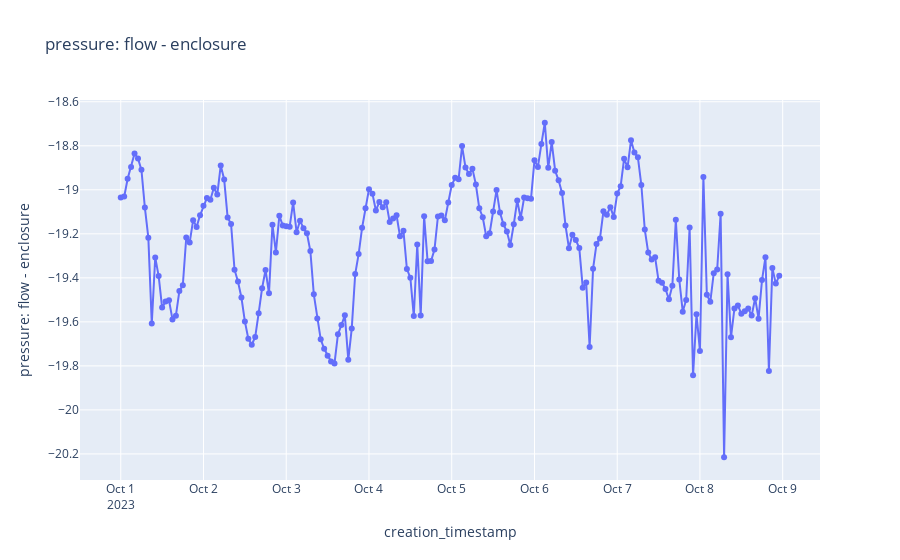

This figure's notebook cell:
### Code cell
# Pressure Delta

col_name = "pressure: flow - enclosure"

df_temp = df_a.with_columns((pl.col("bme280_pressure") - pl.col("enclosure_bme280_pressure")).alias(col_name)) \
.select("creation_timestamp","system_name",col_name).collect()

import plotly.express as px

fig = px.line(df_temp, x="creation_timestamp", y=col_name, markers=True, title = col_name)
fig.show()

### Figure 1 — Plotly figure (JSON) as saved in the notebook; plotly's stock layout.template omitted (floating-point values rounded to 4 significant figures; data arrays with more than 128 entries replaced by an {"elided": "..."} marker saying what was removed)
{"data": [{"hovertemplate": "creation_timestamp=%{x}<br>pressure: flow - enclosure=%{y}<extra></extra>", "legendgroup": "", "line": {"color": "#636efa", "dash": "solid"}, "marker": {"symbol": "circle"}, "mode": "lines+markers", "name": "", "orientation": "v", "showlegend": false, "type": "scatter", "x": {"elided": "192 str values"}, "xaxis": "x", "y": {"elided": "192 float values"}, "yaxis": "y"}], "layout": {"legend": {"tracegroupgap": 0}, "title": {"text": "pressure: flow - enclosure"}, "xaxis": {"anchor": "y", "domain": [0, 1], "title": {"text": "creation_timestamp"}}, "yaxis": {"anchor": "x", "domain": [0, 1], "title": {"text": "pressure: flow - enclosure"}}}}
